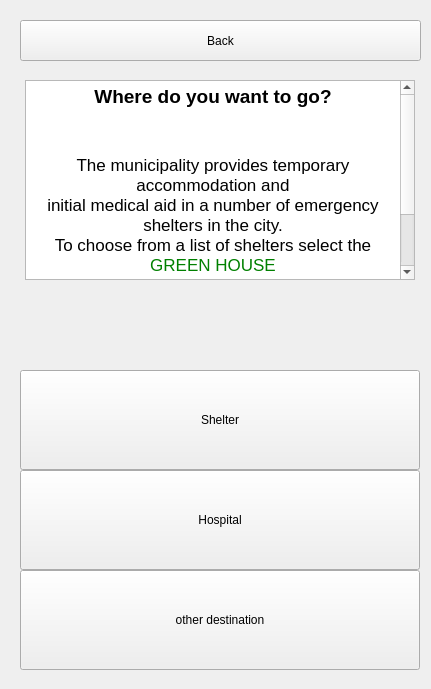
      <widget class="QWidget" name="page12">
       <widget class="QPushButton" name="button_showShelter">
        <property name="geometry">
         <rect>
          <x>20</x>
          <y>370</y>
          <width>400</width>
          <height>100</height>
         </rect>
        </property>
        <property name="minimumSize">
         <size>
          <width>400</width>
          <height>100</height>
         </size>
        </property>
        <property name="maximumSize">
         <size>
          <width>400</width>
          <height>100</height>
         </size>
        </property>
        <property name="layoutDirection">
         <enum>Qt::RightToLeft</enum>
        </property>
        <property name="text">
         <string>Shelter</string>
        </property>
        <property name="iconSize">
         <size>
          <width>80</width>
          <height>80</height>
         </size>
        </property>
       </widget>
       <widget class="QPushButton" name="button_showHospital">
        <property name="geometry">
         <rect>
          <x>20</x>
          <y>470</y>
          <width>400</width>
          <height>100</height>
         </rect>
        </property>
        <property name="minimumSize">
         <size>
          <width>400</width>
          <height>100</height>
         </size>
        </property>
        <property name="maximumSize">
         <size>
          <width>400</width>
          <height>100</height>
         </size>
        </property>
        <property name="layoutDirection">
         <enum>Qt::RightToLeft</enum>
        </property>
        <property name="text">
         <string>Hospital</string>
        </property>
        <property name="iconSize">
         <size>
          <width>80</width>
          <height>80</height>
         </size>
        </property>
       </widget>
       <widget class="QPushButton" name="button_goBack12">
        <property name="geometry">
         <rect>
          <x>20</x>
          <y>20</y>
          <width>401</width>
          <height>41</height>
         </rect>
        </property>
        <property name="text">
         <string>Back</string>
        </property>
       </widget>
       <widget class="QPushButton" name="button_showOther">
        <property name="geometry">
         <rect>
          <x>20</x>
          <y>570</y>
          <width>400</width>
          <height>100</height>
         </rect>
        </property>
        <property name="minimumSize">
         <size>
          <width>400</width>
          <height>100</height>
         </size>
        </property>
        <property name="maximumSize">
         <size>
          <width>400</width>
          <height>100</height>
         </size>
        </property>
        <property name="text">
         <string>other destination</string>
        </property>
       </widget>
       <widget class="QTextBrowser" name="textBrowser_3">
        <property name="geometry">
         <rect>
          <x>25</x>
          <y>80</y>
          <width>390</width>
          <height>200</height>
         </rect>
        </property>
        <property name="minimumSize">
         <size>
          <width>390</width>
          <height>200</height>
         </size>
        </property>
        <property name="maximumSize">
         <size>
          <width>390</width>
          <height>200</height>
         </size>
        </property>
        <property name="html">
         <string>&lt;!DOCTYPE HTML PUBLIC &quot;-//W3C//DTD HTML 4.0//EN&quot; &quot;http://www.w3.org/TR/REC-html40/strict.dtd&quot;&gt;
&lt;html&gt;&lt;head&gt;&lt;meta name=&quot;qrichtext&quot; content=&quot;1&quot; /&gt;&lt;style type=&quot;text/css&quot;&gt;
p, li { white-space: pre-wrap; }
&lt;/style&gt;&lt;/head&gt;&lt;body style=&quot; font-family:'.SF NS Text'; font-size:13pt; font-weight:400; font-style:normal;&quot;&gt;
&lt;p align=&quot;center&quot; style=&quot; margin-top:12px; margin-bottom:12px; margin-left:0px; margin-right:0px; -qt-block-indent:0; text-indent:0px;&quot;&gt;&lt;span style=&quot; font-size:14pt; font-weight:600;&quot;&gt;Where do you want to go?&lt;/span&gt;&lt;/p&gt;
&lt;p align=&quot;center&quot; style=&quot;-qt-paragraph-type:empty; margin-top:12px; margin-bottom:12px; margin-left:0px; margin-right:0px; -qt-block-indent:0; text-indent:0px; font-size:14pt; font-weight:600;&quot;&gt;&lt;br /&gt;&lt;/p&gt;
&lt;p align=&quot;center&quot; style=&quot; margin-top:12px; margin-bottom:12px; margin-left:0px; margin-right:0px; -qt-block-indent:0; text-indent:0px;&quot;&gt;&lt;span style=&quot; color:#000000;&quot;&gt;The municipality provides temporary accommodation and&lt;br /&gt;initial medical aid in a number of emergency shelters in the city.&lt;br /&gt;To choose from a list of shelters select the &lt;/span&gt;&lt;span style=&quot; color:#008000;&quot;&gt;GREEN HOUSE&lt;/span&gt;&lt;/p&gt;
&lt;p align=&quot;center&quot; style=&quot;-qt-paragraph-type:empty; margin-top:12px; margin-bottom:12px; margin-left:0px; margin-right:0px; -qt-block-indent:0; text-indent:0px;&quot;&gt;&lt;br /&gt;&lt;/p&gt;
&lt;p align=&quot;center&quot; style=&quot; margin-top:12px; margin-bottom:12px; margin-left:0px; margin-right:0px; -qt-block-indent:0; text-indent:0px;&quot;&gt;If you need further medical attention select the &lt;span style=&quot; color:#ff0000;&quot;&gt;RED CROSS&lt;/span&gt;&lt;/p&gt;&lt;/body&gt;&lt;/html&gt;</string>
        </property>
       </widget>
       <widget class="QgsMapCanvas" name="QgsMapCanvas12" native="true">
        <property name="geometry">
         <rect>
          <x>20</x>
          <y>10</y>
          <width>402</width>
          <height>670</height>
         </rect>
        </property>
        <property name="minimumSize">
         <size>
          <width>402</width>
          <height>670</height>
         </size>
        </property>
        <property name="maximumSize">
         <size>
          <width>402</width>
          <height>670</height>
         </size>
        </property>
       </widget>
       <zorder>QgsMapCanvas12</zorder>
       <zorder>button_showShelter</zorder>
       <zorder>button_showHospital</zorder>
       <zorder>button_goBack12</zorder>
       <zorder>button_showOther</zorder>
       <zorder>textBrowser_3</zorder>
      </widget>
